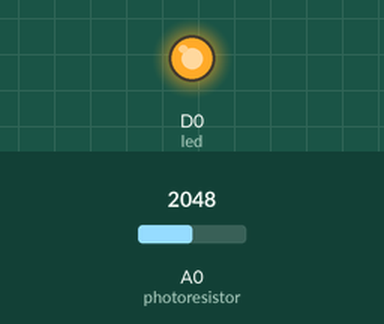
Simulated run of this sketch. Board: Particle Photon. Parts: output pins drawn as LEDs (lit = HIGH). Inputs (shaded band) come from the test bench; at power-on: A0 (photoresistor) = 2048. Pins used as bus, display or sensor lines are not drawn.

Above: at 1.2 s.
1.3 s: A0 (photoresistor) set to 110
At 2.2 s:
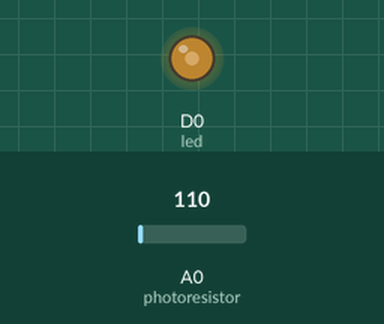
2.8 s: A0 (photoresistor) set to 190
At 4.0 s:
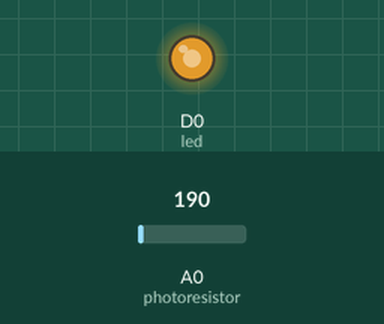
4.3 s: A0 (photoresistor) set to 0
At 5.4 s:
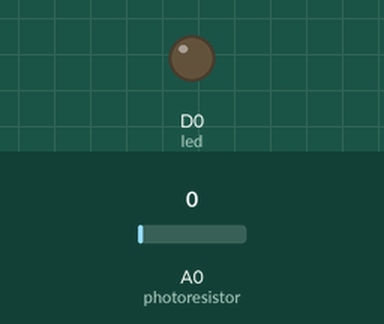
5.8 s: A0 (photoresistor) set to 491
At 6.2 s:
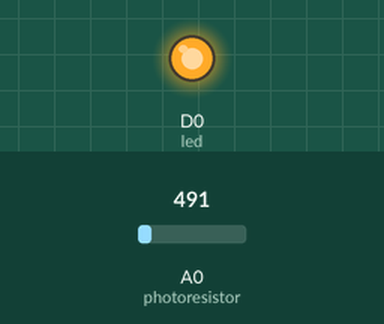
Timing chart, 0 to 8.3 s (numbered marks = the images above; inputs shaded):
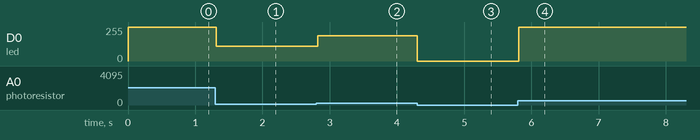

Measured:
- after the input at 1.3 s, D0 (led): 255/255 → 110/255 at once
- after the input at 2.8 s, D0 (led): 110/255 → 190/255 at once
- after the input at 4.3 s, D0 (led): 190/255 → 0/255 at once
- after the input at 5.8 s, D0 (led): 0/255 → 255/255 at once

The sketch:

attemptworkphotoresist.ino
```cpp
int led = D0;

int photoresistor = A0;

int power = A5;

int analogvalue;

#define LIGHT_LEVEL_LOW 800
#define LIGHT_LEVEL_HIGH 150
#define THRESHOLD_SENSITIVITY 50

void setup() {

    pinMode(led,OUTPUT);
    pinMode(photoresistor,INPUT);
    pinMode(power,OUTPUT);
    digitalWrite(power,HIGH);

    Particle.variable("analogvalue", &analogvalue, INT);
    Particle.function("led" ,ledToggle);

}


void loop()
{

analogvalue = analogRead(photoresistor);

analogWrite(led,analogvalue);


   if (analogvalue >= LIGHT_LEVEL_LOW)
        {
            Particle.publish("light-level-changed", "dark");
        }

    else if (analogvalue <= LIGHT_LEVEL_HIGH)
        {
            Particle.publish("light-level-changed", "high");
        }

}
// Finally, we will write out our ledToggle function, which is referenced by the Particle.function() called "led"

int ledToggle(String command) {

    if (command=="on") {
        digitalWrite(led,HIGH);
        return 1;
    }
    else if (command=="off") {
        digitalWrite(led,LOW);
        return 0;
    }
    else {
        return -1;
    }
}
```
